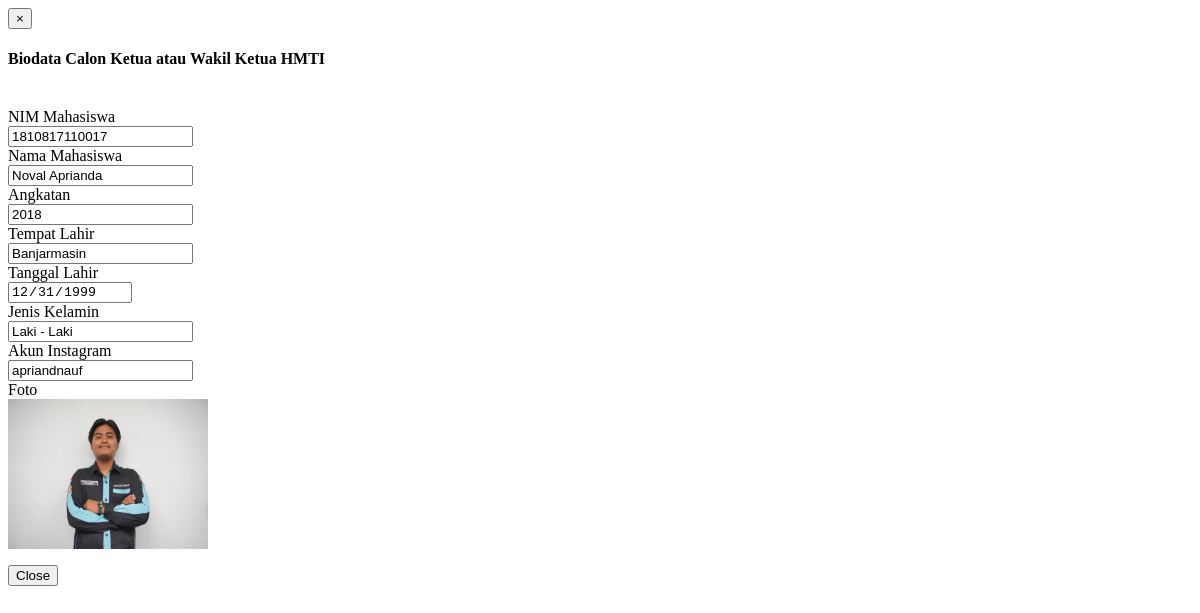
Screenshot of /admin/bioview.php?code=1810817110017 with the database file from the repository.
### tables this page shows
CREATE TABLE `biodata_calon` (
  `nim_calon` varchar(15) NOT NULL,
  `nama_calon` varchar(50) NOT NULL,
  `angkatan` int(11) NOT NULL,
  `tempat_lahir` varchar(25) NOT NULL,
  `tanggal_lahir` date NOT NULL,
  `jenis_kelamin` varchar(15) NOT NULL,
  `foto` varchar(250) NOT NULL,
  `instagram` varchar(25) NOT NULL
);

### admin/bioview.php (the view, shortened to what this page needs)
	<link rel="stylesheet" href="css/printing.css">
<?php
include('includes/config.php');
if($_GET) {
	$Kode = $_GET['code'];
	$mySql ="SELECT * FROM biodata_calon WHERE nim_calon ='$Kode'";
	$myQry = mysqli_query($koneksidb, $mySql);
	$result = mysqli_fetch_array($myQry);
}
else {
	echo "NIM Mahasiswa Tidak Terbaca";
	exit;
}
?>
<html>
<head>
</head>
<body>
<div id="section-to-print">
<div class="modal-header">
	<button type="button" class="close" data-dismiss="modal"><span aria-hidden="true">×</span></button>
	<h4 class="modal-title" id="myModalLabel">Biodata Calon Ketua atau Wakil Ketua HMTI</h4>
</div>
<div><br/></div>
<form id="theform" data-parsley-validate class="form-horizontal form-label-left" action="<?php $_SERVER['PHP_SELF']; ?>" method="post" enctype="multipart/form-data">
	<div class="form-group">
		<label class="control-label col-md-3 col-sm-3 col-xs-12" for="nama">NIM Mahasiswa</label>
			<div class="col-md-6 col-sm-6 col-xs-12">
				<input type="text" id="nis" required="required" class="form-control col-md-7 col-xs-12" name="nama" data-parsley-error-message="Field ini harus diisi" value="<?php echo $result['nim_calon'];?>" readonly>
			</div>
	</div><div class="form-group">
		<label class="control-label col-md-3 col-sm-3 col-xs-12" for="nama">Nama Mahasiswa</label>
			<div class="col-md-6 col-sm-6 col-xs-12">
				<input type="text" id="nis" required="required" class="form-control col-md-7 col-xs-12" name="nama" data-parsley-error-message="Field ini harus diisi" value="<?php echo $result['nama_calon'];?>" readonly>
			</div>
	</div>
	<div class="form-group">
		<label class="control-label col-md-3 col-sm-3 col-xs-12" for="nama">Angkatan</label>
			<div class="col-md-6 col-sm-6 col-xs-12">
				<input type="text" id="nis" required="required" class="form-control col-md-7 col-xs-12" name="nama" data-parsley-error-message="Field ini harus diisi" value="<?php echo $result['angkatan'];?>" readonly>
			</div>
	</div>
	<div class="form-group">
		<label class="control-label col-md-3 col-sm-3 col-xs-12" for="nama">Tempat Lahir</label>
			<div class="col-md-6 col-sm-6 col-xs-12">
				<input type="text" id="nis" required="required" class="form-control col-md-7 col-xs-12" name="nama" data-parsley-error-message="Field ini harus diisi" value="<?php echo $result['tempat_lahir'];?>" readonly>
			</div>
	</div>
	<div class="form-group">
		<label class="control-label col-md-3 col-sm-3 col-xs-12" for="nama">Tanggal Lahir</label>
			<div class="col-md-6 col-sm-6 col-xs-12">
				<input type="date" id="nis" required="required" class="form-control col-md-7 col-xs-12" name="nama" data-parsley-error-message="Field ini harus diisi" value="<?php echo $result['tanggal_lahir'];?>" readonly>
			</div>
	</div>
	<div class="form-group">
		<label class="control-label col-md-3 col-sm-3 col-xs-12" for="nama">Jenis Kelamin</label>
			<div class="col-md-6 col-sm-6 col-xs-12">
				<input type="text" id="nis" required="required" class="form-control col-md-7 col-xs-12" name="nama" data-parsley-error-message="Field ini harus diisi" value="<?php echo $result['jenis_kelamin'];?>" readonly>
			</div>
	</div>
	<div class="form-group">
		<label class="control-label col-md-3 col-sm-3 col-xs-12" for="nama">Akun Instagram</label>
			<div class="col-md-6 col-sm-6 col-xs-12">
				<input type="text" id="nis" required="required" class="form-control col-md-7 col-xs-12" name="nama" data-parsley-error-message="Field ini harus diisi" value="<?php echo $result['instagram'];?>" readonly>
			</div>
	</div>
	<div class="form-group">
		<label class="control-label col-md-3 col-sm-3 col-xs-12" for="nama">Foto</label>
			<div class="col-md-6 col-sm-6 col-xs-12">
				<img src="../images/<?php echo htmlentities($result['foto']);?>" width="200" height="150">
			</div>
	</div>
	</form>
	<div class="modal-footer">
	<button type="button" class="btn btn-default" data-dismiss="modal">Close</button>
	</div>
</div>
</body>
</html>

### rows the page displays
biodata_calon: nama "1810817110017", nama "Noval Aprianda", nama "2018", nama "Banjarmasin", nama "12/31/1999", nama "Laki - Laki", nama "apriandnauf", foto (picture)
